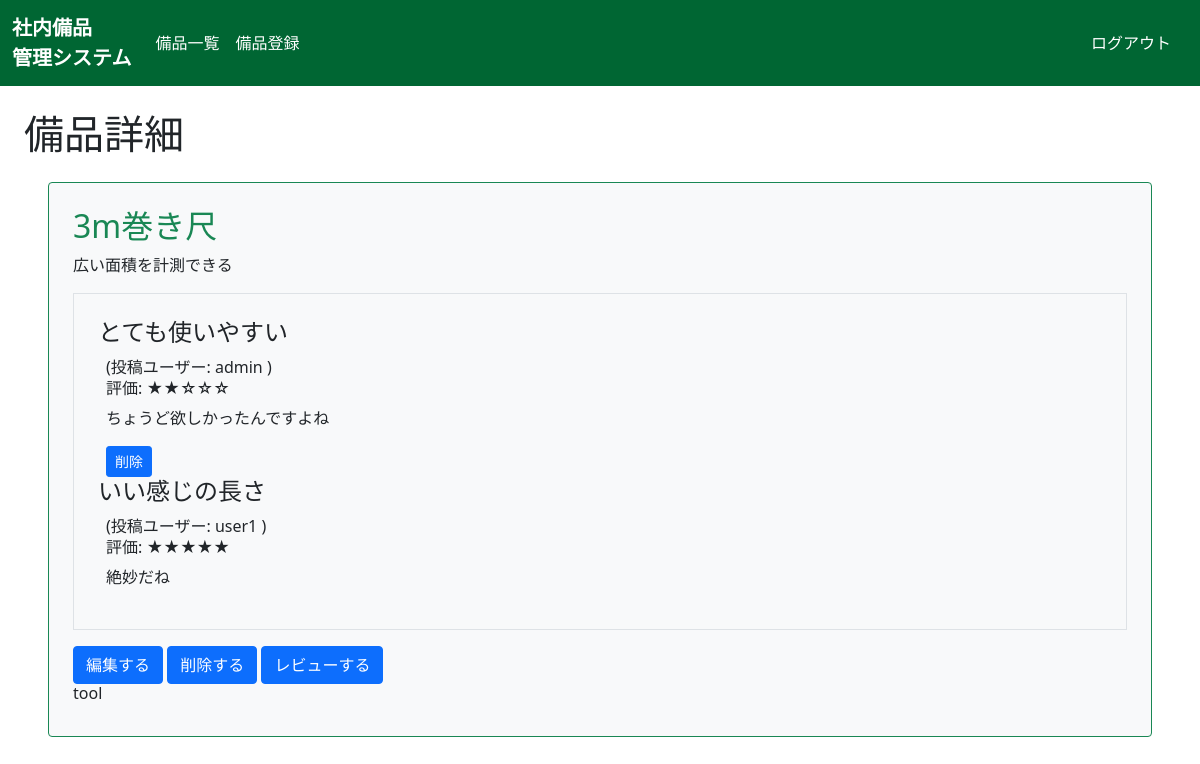
The page /supplies/2/detail/ (signed in) on the database its author committed.
### supplies/models.py (models this page shows, shortened)
class Supplies(models.Model):
    title = models.CharField(max_length=100)
    description = models.TextField()
    thumbnail = models.ImageField(null=True, blank=True)
    category = models.CharField(
        max_length=100,
        choices = CATEGORY
    )
    user = models.ForeignKey('auth.User', on_delete=models.CASCADE)

class Review(models.Model):
    title = models.CharField(max_length=100)
    description = models.TextField()
    rate = models.IntegerField(choices=RATE_CHOICES)
    user = models.ForeignKey('auth.User', on_delete=models.CASCADE)
    supplies = models.ForeignKey(Supplies,on_delete=models.CASCADE)

### supplies/views.py (the view)
# urls.py: path('supplies/<int:pk>/detail/', views.DetailSuppliesView.as_view(), name='detail-supplies'),
class DetailSuppliesView(LoginRequiredMixin,DetailView): # 確認済み
    model = Supplies
    template_name = 'supplies/detail.html'
    def get_context_data(self, **kwargs):
        context = super().get_context_data(**kwargs)
        context['rate_choices'] = RATE_CHOICES
        return context

### supplies/templates/supplies/detail.html (shortened to what this page needs)
{% extends 'base.html' %}
{% block h1 %} 備品詳細 {% endblock %}
{% block content %}
<div class="p-4 m-4 bg-light border border-success rounded">
  <h2 class="text-success">{{ object.title }}</h2>
  <p>{{ object.description }}</p>
  <div class="border p-4 mb-2">
    {% for review in object.review_set.all %}
    <div>
      <h3 class="h4">{{ review.title }}</h3>
      <div class="px-2">
        <span>(投稿ユーザー: {{ review.user.username }} )</span>
        <h6>評価:
        {% for k,v in rate_choices %}
          {% if k == review.rate %}
            {{ v }}
          {% endif %}
        {% endfor %}
        </h6>
        <p>{{ review.description }}</p>
        {% if review.user == request.user %}
        <a href = "{% url 'delete-review' review.pk %}" class="btn btn-primary btn-sm">削除</a>
        {% endif %}
      </div>
    </div>
    {% endfor %}
  </div>
  <div class="mt-3">
    <a href = "{% url 'update-supplies' object.pk %}" class="btn btn-primary">編集する</a>
    <a href = "{% url 'delete-supplies' object.pk %}" class="btn btn-primary">削除する</a>
    <a href = "{% url 'create-review' object.pk %}" class="btn btn-primary">レビューする</a>
    <h6 class="card-title">{{ object.category }}</h6>
  </div>
</div>
{% endblock content %}

### rows shown on the page
Supplies: title "3m巻き尺", description "広い面積を計測できる", category "tool"
Review: title "とても使いやすい", user.username "admin", rate_choices "★★☆☆☆", description "ちょうど欲しかったんですよね", shows "削除"
Review: title "いい感じの長さ", user.username "user1", rate_choices "★★★★★", description "絶妙だね"
